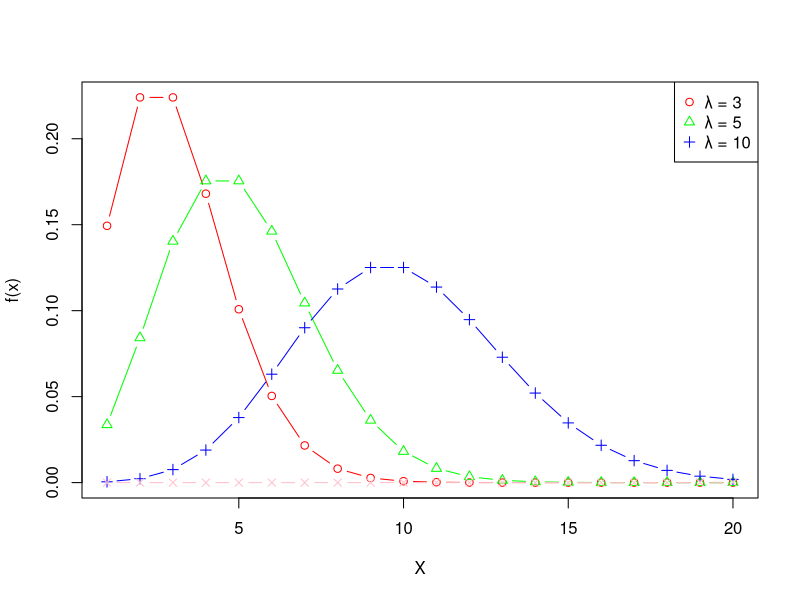
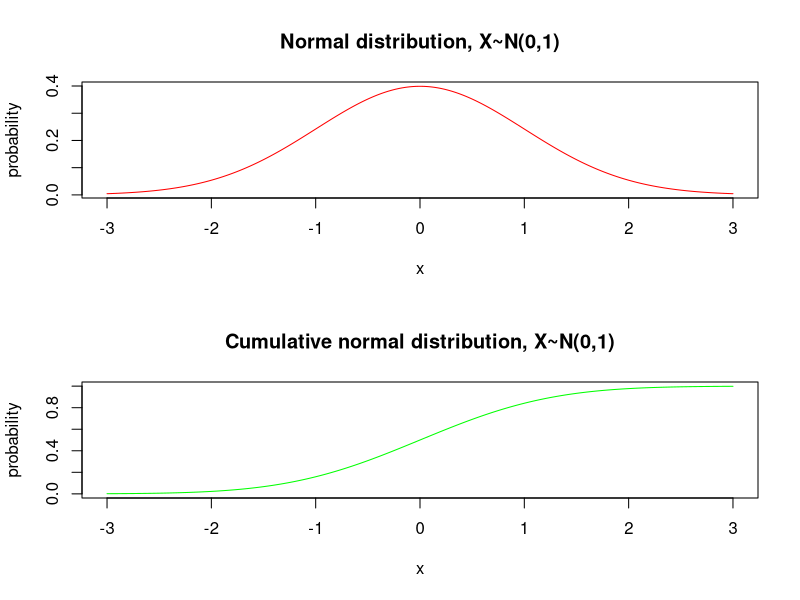
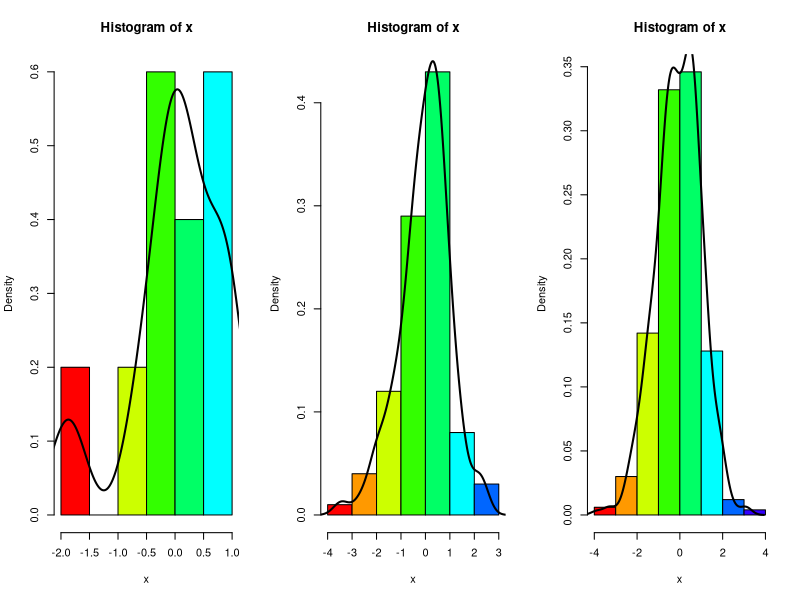
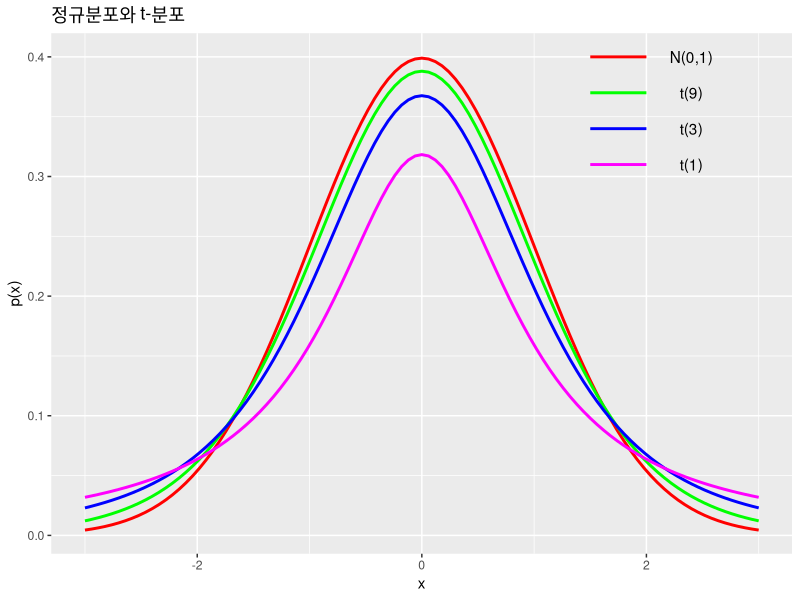

These charts were generated, in order, by the following R code:
#이항분포 함수 ------------
dbinom(2, 10, 0.5)
pbinom(2, 10, 0.5)

#포아송분포 함수------------ 평균을 벗어나는 순간 수치 내려감
dpois(6, 10)
ppois(6, 10)

#평균 λ에 따른 포아송 분포의 예 ------------
rs <- data.frame()

for (i in 1:20){
  rs[i, 1] <- dpois(i,3)
  rs[i, 2] <- dpois(i,5)
  rs[i, 3] <- dpois(i,10)
  rs[i, 4] <- dpois(i,40)
}

plot(rs[,1], type="b", pch=1, col="red", xlab="X", ylab="f(x)")
lines(rs[,2],type="b", pch=2, col="green")
lines(rs[,3],type="b", pch=3, col="blue")
lines(rs[,4],type="b", pch=4, col="pink")
legend(x="topright", 
       legend=c("λ = 3", "λ = 5", "λ = 10"),
       col=c("red", "green", "blue", "pink"),
       pch=c(1, 2, 3, 4), cex=1)

#표준정규분포의 PDF와 CDF ------------
par(mfrow=c(2, 1))

#Normal distribution, X~N(0,1)
x <- seq(-3, 3, length=500)
probability <- dnorm(x, mean=0, sd=1)
plot(x, probability, type='l', col="red", 
     main="Normal distribution, X~N(0,1)")

#Cumulative normal distribution, X~N(0,1)
probability <- pnorm(x, mean=0, sd=1)
plot(x, probability, type='l', col="green", 
     main="Cumulative normal distribution, X~N(0,1)")

# 표준정규분포의 구간 면적 ------------
# P(-1 <= z <= 1)
pnorm(q=c(1), mean=0, sd=1)
pnorm(q=c(-1), mean=0, sd=1)
pnorm(q=c(1), mean=0, sd=1) - pnorm(q=c(-1), mean=0, sd=1)

# P(-2 <= z <= 2)
pnorm(q=c(2), mean=0, sd=1)
pnorm(q=c(-2), mean=0, sd=1)
pnorm(q=c(2), mean=0, sd=1) - pnorm(q=c(-2), mean=0, sd=1)

# P(-3 <= z <= 3)
pnorm(q=c(3), mean=0, sd=1)
pnorm(q=c(-3), mean=0, sd=1)
pnorm(q=c(3), mean=0, sd=1) - pnorm(q=c(-3), mean=0, sd=1)


# lower.tail=TRUE/FALSE
pnorm(q=c(1), mean=0, sd=1, lower.tail = TRUE)
pnorm(q=c(1), mean=0, sd=1, lower.tail = FALSE)

# Random number generation from normal distribution X~N(0, 1) ------------
# 임의 난수 개수에 따른 확률분포
par(mfrow=c(1,3))
x <- rnorm(10, mean=0, sd=1)
hist(x, col=rainbow(10), freq=F)
lines(density(x), lwd=2)

x <- rnorm(100, mean=0, sd=1)
hist(x, col=rainbow(10), freq=F)
lines(density(x), lwd=2)

x <- rnorm(500, mean=0, sd=1)
hist(x, col=rainbow(10), freq=F)
lines(density(x), lwd=2)

#표준정규분포와 t-분포 ------------ [1-7]
library(ggplot2)

ggplot(data.frame(x=c(-3,3)), aes(x=x)) +
  stat_function(fun=dnorm, colour="red", linewidth=1) +
  stat_function(fun=dt, args=list(df=9), colour="green", linewidth=1) +  
  stat_function(fun=dt, args=list(df=3), colour="blue", linewidth=1) +
  stat_function(fun=dt, args=list(df=1), colour="magenta", linewidth=1) +
  annotate("segment", x=1.5, xend=2, y=0.4, yend=0.4, colour="red", linewidth=1) +
  annotate("segment", x=1.5, xend=2, y=0.37, yend=0.37, colour="green", linewidth=1) + 
  annotate("segment", x=1.5, xend=2, y=0.34, yend=0.34, colour="blue", linewidth=1) +
  annotate("segment", x=1.5, xend=2, y=0.31, yend=0.31, colour="magenta", linewidth=1) +  
  annotate("text", x=2.4, y=0.4, label="N(0,1)") +
  annotate("text", x=2.4, y=0.37, label="t(9)") + 
  annotate("text", x=2.4, y=0.34, label="t(3)") + 
  annotate("text", x=2.4, y=0.31, label="t(1)") +   
  ggtitle("정규분포와 t-분포") +
  labs(y="p(x)")
